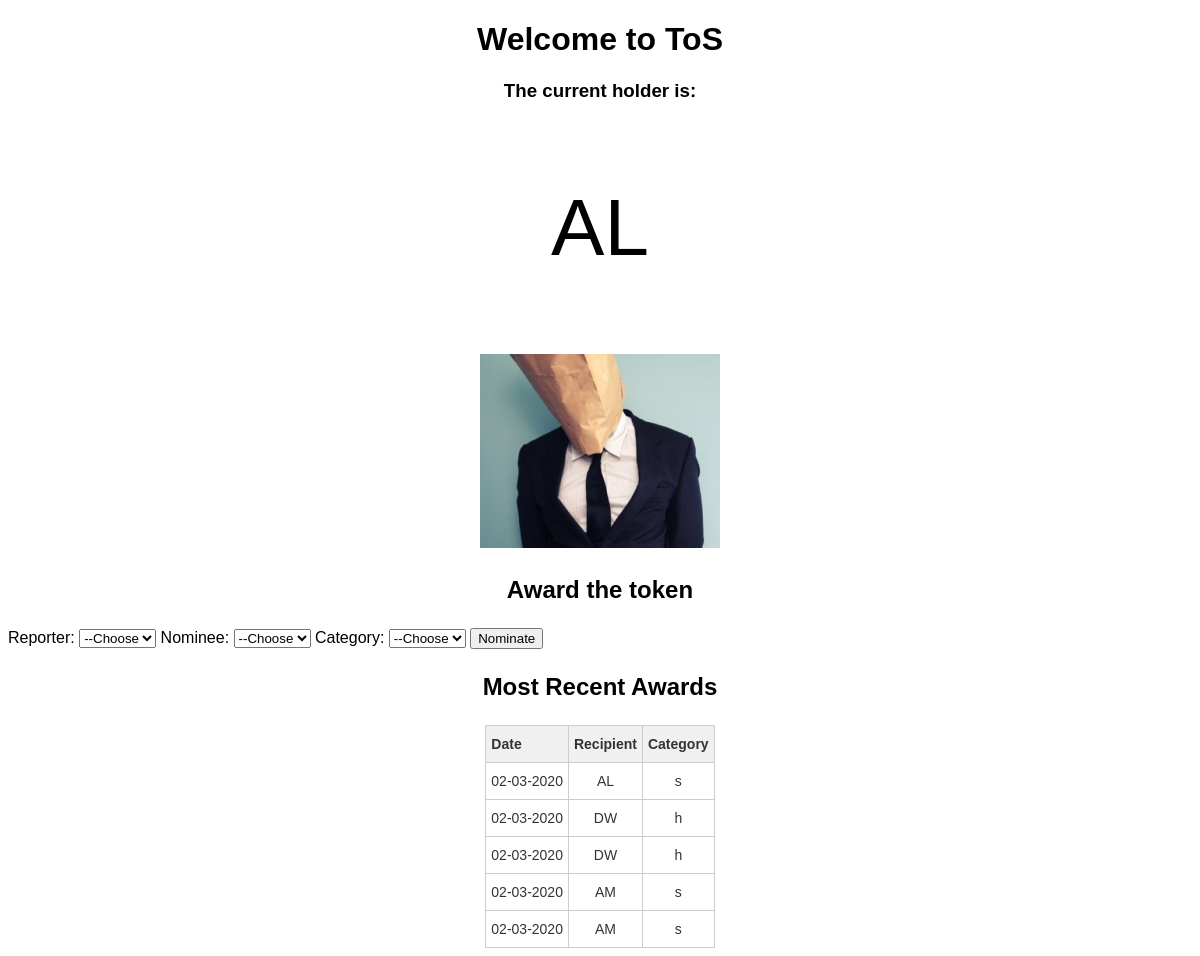
Before: / with the older database file.
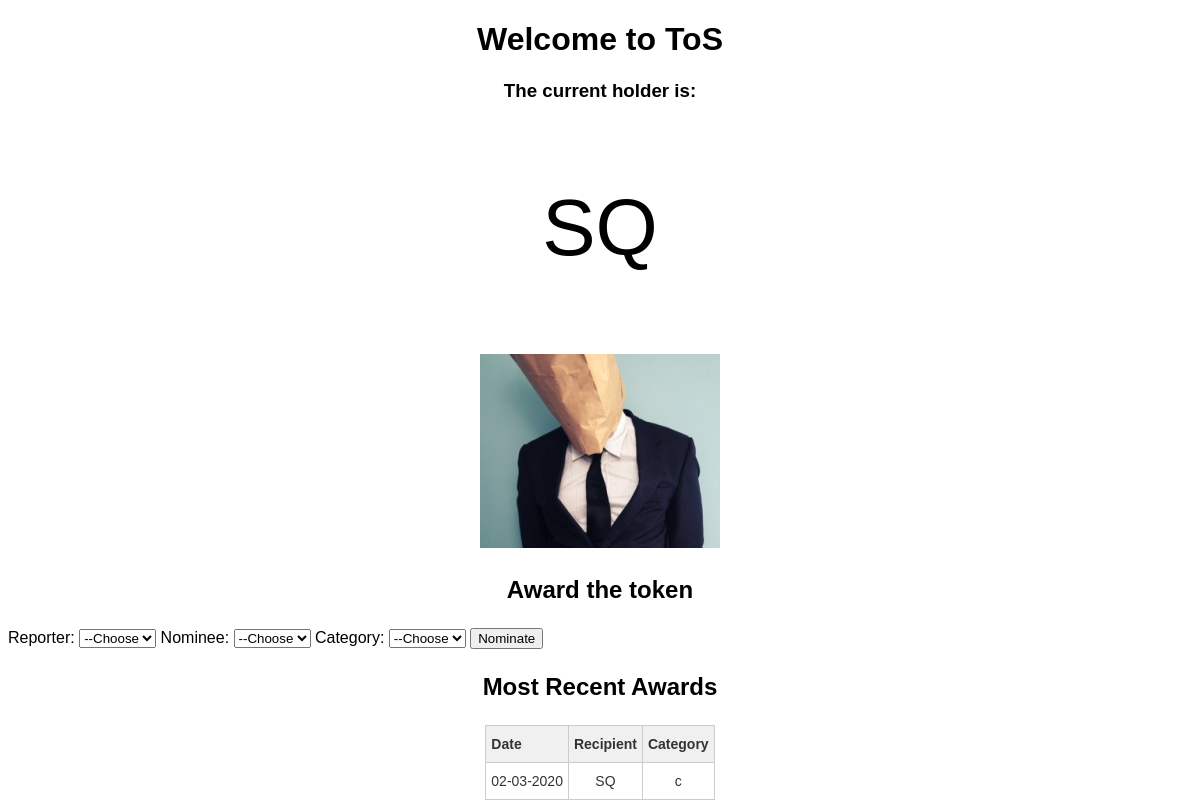
After: the same page with the newer database file.
### tables this page shows
CREATE TABLE "users"
(
	name text not null
);

CREATE TABLE events
(
	timestamp int not null
		constraint events_pk
			primary key,
	nominee int not null,
	reporter int,
	category int not null
);

CREATE TABLE categories
(
	category text not null
);

### tos.py (the view, shortened to what this page needs)
@app.route('/', methods=['GET', 'POST', ])
def root():
    db = get_db()
    cur = db.cursor()
    holder = db_get_holder(cur)
    users = db_get_users(cur)
    categories = db_get_categories(cur)
    events = db_get_events(cur)
    return render_template('home.html',
                           holder=holder,
                           users=users,
                           categories=categories,
                           events=events)

### tos.py (called while the page is built)
def get_db(dbfile=None):
    db = getattr(g, '_database', None)  # ? _database exists, then get value
    if db is None:
        if dbfile is None:
            dbfile = Path('data/tos.sqlite')
        else:
            dbfile = Path(dbfile)
        db = g._database = sql.connect(dbfile)  # so db = a sqlite3 connection
    return db

@app.teardown_appcontext
def close_connection(exception):
    db = getattr(g, '_database', None)
    if db is not None:
        db.close()

def db_get_users(cur):
    q = "select ROWID, name from users"
    cur.execute(q)
    return cur.fetchall()

def db_get_categories(cur):
    q = "select ROWID, category from categories"
    cur.execute(q)
    return cur.fetchall()

def db_get_events(cur, limit=5):
    q = """
select events.timestamp, nominee.name, reporter.name, categories.category
from events
join users nominee on events.nominee == nominee.ROWID
join users reporter on events.reporter == reporter.ROWID
join categories on events.category == categories.ROWID
order by timestamp desc limit {}
""".format(limit)  # get all the events
    cur.execute(q)
    events = cur.fetchall()
    for i, event in enumerate(events):
        ts, nom, rep, cat = event  # extract the tuple elements
        ts = dt.fromtimestamp(ts)  # make ts human friendly
        ts = dt.strftime(ts, '%m-%d-%Y')
        events[i] = (ts, nom, rep, cat) # reconstitute the tuple & replace in events list
    return events

def db_get_holder(cur):
    q = """
select users.name
from events
join users on events.nominee = users.ROWID
where events.timestamp = (
    select max(events.timestamp)
    from events
    )"""
    cur.execute(q)
    return cur.fetchone()[0]

### templates/home.html (shortened to what this page needs)
{% extends 'base.html' %}
{% block content %}
<h1 style="text-align: center">Welcome to ToS</h1>
<p><h3 style="text-align: center">The current holder is:</h3>
<p  style="text-align: center; font-size: 60pt;">{{ holder }}</p>
<p style="text-align: center"><img src="../static/tos.png" /></p>
<p style="font-weight: bold; font-size: 18pt; text-align: center">Award the token
    <form class="form-control" method="POST" action="/" style="align">
        <label for="reporter">Reporter: </label>
            <select id="reporter" name="reporter">
                <option>--Choose</option>
            </select>
        <label for="nominee">Nominee: </label>
            <select id="nominee" name="nominee">
                <option>--Choose</option>
            </select>
        <label for="category">Category: </label>
            <select id="category" name="category">
                <option>--Choose</option>
            </select>
        <input type="submit" value="Nominate">
    </form>
</p>
<p style="font-weight: bold; font-size: 18pt; text-align: center;">Most Recent Awards</p>
<table class="tg">
    <thead>
        <tr>
            <th class="tg-1wig">Date</th>
            <th class="tg-amwm">Recipient</th>
            <th class="tg-amwm">Category</th>
        </tr>
    </thead>
    <tbody>
        {%  for event in events %}
        <tr>
            <td class="tg-0lax">{{ event[0] }}</td>
            <td class="tg-baqh">{{ event[1] }}</td>
            <td class="tg-baqh">{{ event[3] }}</td>
        </tr>
        {% endfor %}
    </tbody>
</table>
{% endblock %}

### templates/base.html (shortened to what this page needs)
{% extends 'bootstrap/base.html' %}

### templates/base.html (style rules this page uses)
body { font-family: sans-serif; }
.tg { border-collapse:collapse;border-spacing:0;border-color:#ccc; margin-left: auto; margin-right: auto }
.tg td { font-family:Arial, sans-serif;font-size:14px;padding:10px 5px;border-style:solid;border-width:1px;overflow:hidden;word-break:normal;border-color:#ccc;color:#333;background-color:#fff; }
.tg th { font-family:Arial, sans-serif;font-size:14px;font-weight:normal;padding:10px 5px;border-style:solid;border-width:1px;overflow:hidden;word-break:normal;border-color:#ccc;color:#333;background-color:#f0f0f0; }
.tg .tg-1wig { font-weight:bold;text-align:left;vertical-align:top }
.tg .tg-baqh { text-align:center;vertical-align:top }
.tg .tg-amwm { font-weight:bold;text-align:center;vertical-align:top }
.tg .tg-0lax { text-align:left;vertical-align:top }

Changed rows visible on the page:
no longer on this page (row unchanged): users: name "AL"
removed events: event "02-03-2020", name "AL", category "s"
removed events: event "02-03-2020", name "DW", category "h"
removed events: event "02-03-2020", name "DW", category "h"
removed events: event "02-03-2020", name "AM", category "s"
removed events: event "02-03-2020", name "AM", category "s"
now on this page (row unchanged): users: name "SQ"
added events: event "02-03-2020", name "SQ", category "c"
